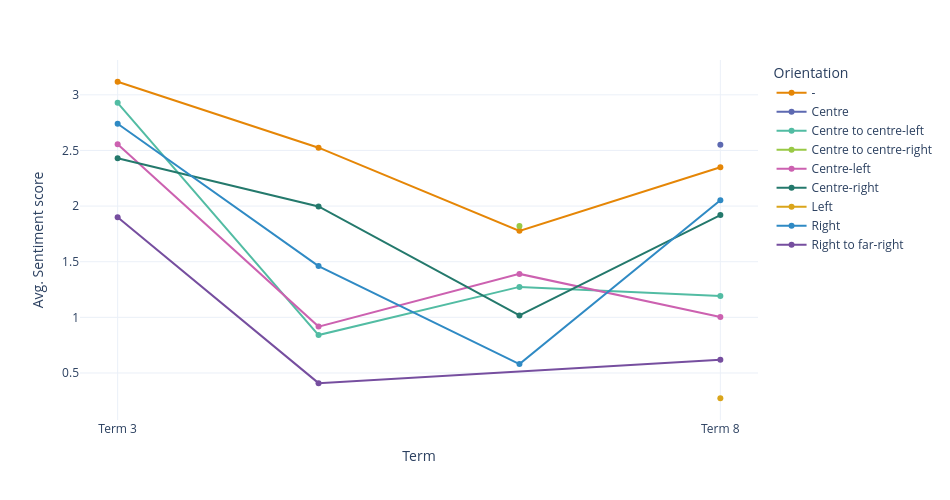

Notebook code cell kept with this figure:
### Code cell
#Political orientation x Sentiment scores (across Terms)

status_term = df.groupby(["Party_orientation", "Term"]).agg({"Senti_n":"mean"}).reset_index()
status_term

fig=px.line(status_term, x="Term", y="Senti_n", color="Party_orientation", markers=True, 
            color_discrete_sequence=px.colors.qualitative.Vivid)
fig.update_layout(
    height=500,  
    width=950,
    xaxis=dict(tickmode='linear', dtick=3),

    yaxis_title='Avg. Sentiment score',
    legend_title='Orientation',
    template='plotly_white'
)
fig.show()

### Figure 1 — Plotly figure (JSON) as saved in the notebook; plotly's stock layout.template omitted (floating-point values rounded to 4 significant figures)
{"data": [{"hovertemplate": "Party_orientation=-<br>Term=%{x}<br>Senti_n=%{y}<extra></extra>", "legendgroup": "-", "line": {"color": "rgb(229, 134, 6)", "dash": "solid"}, "marker": {"symbol": "circle"}, "mode": "lines+markers", "name": "-", "orientation": "v", "showlegend": true, "type": "scatter", "x": ["Term 3", "Term 4", "Term 6", "Term 8"], "xaxis": "x", "y": [3.118, 2.525, 1.778, 2.349], "yaxis": "y"}, {"hovertemplate": "Party_orientation=Centre<br>Term=%{x}<br>Senti_n=%{y}<extra></extra>", "legendgroup": "Centre", "line": {"color": "rgb(93, 105, 177)", "dash": "solid"}, "marker": {"symbol": "circle"}, "mode": "lines+markers", "name": "Centre", "orientation": "v", "showlegend": true, "type": "scatter", "x": ["Term 8"], "xaxis": "x", "y": [2.551], "yaxis": "y"}, {"hovertemplate": "Party_orientation=Centre to centre-left<br>Term=%{x}<br>Senti_n=%{y}<extra></extra>", "legendgroup": "Centre to centre-left", "line": {"color": "rgb(82, 188, 163)", "dash": "solid"}, "marker": {"symbol": "circle"}, "mode": "lines+markers", "name": "Centre to centre-left", "orientation": "v", "showlegend": true, "type": "scatter", "x": ["Term 3", "Term 4", "Term 6", "Term 8"], "xaxis": "x", "y": [2.928, 0.8409, 1.274, 1.193], "yaxis": "y"}, {"hovertemplate": "Party_orientation=Centre to centre-right<br>Term=%{x}<br>Senti_n=%{y}<extra></extra>", "legendgroup": "Centre to centre-right", "line": {"color": "rgb(153, 201, 69)", "dash": "solid"}, "marker": {"symbol": "circle"}, "mode": "lines+markers", "name": "Centre to centre-right", "orientation": "v", "showlegend": true, "type": "scatter", "x": ["Term 6"], "xaxis": "x", "y": [1.822], "yaxis": "y"}, {"hovertemplate": "Party_orientation=Centre-left<br>Term=%{x}<br>Senti_n=%{y}<extra></extra>", "legendgroup": "Centre-left", "line": {"color": "rgb(204, 97, 176)", "dash": "solid"}, "marker": {"symbol": "circle"}, "mode": "lines+markers", "name": "Centre-left", "orientation": "v", "showlegend": true, "type": "scatter", "x": ["Term 3", "Term 4", "Term 6", "Term 8"], "xaxis": "x", "y": [2.555, 0.9169, 1.391, 1.004], "yaxis": "y"}, {"hovertemplate": "Party_orientation=Centre-right<br>Term=%{x}<br>Senti_n=%{y}<extra></extra>", "legendgroup": "Centre-right", "line": {"color": "rgb(36, 121, 108)", "dash": "solid"}, "marker": {"symbol": "circle"}, "mode": "lines+markers", "name": "Centre-right", "orientation": "v", "showlegend": true, "type": "scatter", "x": ["Term 3", "Term 4", "Term 6", "Term 8"], "xaxis": "x", "y": [2.43, 1.997, 1.018, 1.919], "yaxis": "y"}, {"hovertemplate": "Party_orientation=Left<br>Term=%{x}<br>Senti_n=%{y}<extra></extra>", "legendgroup": "Left", "line": {"color": "rgb(218, 165, 27)", "dash": "solid"}, "marker": {"symbol": "circle"}, "mode": "lines+markers", "name": "Left", "orientation": "v", "showlegend": true, "type": "scatter", "x": ["Term 8"], "xaxis": "x", "y": [0.273], "yaxis": "y"}, {"hovertemplate": "Party_orientation=Right<br>Term=%{x}<br>Senti_n=%{y}<extra></extra>", "legendgroup": "Right", "line": {"color": "rgb(47, 138, 196)", "dash": "solid"}, "marker": {"symbol": "circle"}, "mode": "lines+markers", "name": "Right", "orientation": "v", "showlegend": true, "type": "scatter", "x": ["Term 3", "Term 4", "Term 6", "Term 8"], "xaxis": "x", "y": [2.74, 1.461, 0.5804, 2.053], "yaxis": "y"}, {"hovertemplate": "Party_orientation=Right to far-right<br>Term=%{x}<br>Senti_n=%{y}<extra></extra>", "legendgroup": "Right to far-right", "line": {"color": "rgb(118, 78, 159)", "dash": "solid"}, "marker": {"symbol": "circle"}, "mode": "lines+markers", "name": "Right to far-right", "orientation": "v", "showlegend": true, "type": "scatter", "x": ["Term 3", "Term 4", "Term 8"], "xaxis": "x", "y": [1.9, 0.4087, 0.6183], "yaxis": "y"}], "layout": {"height": 500, "legend": {"title": {"text": "Orientation"}, "tracegroupgap": 0}, "margin": {"t": 60}, "width": 950, "xaxis": {"anchor": "y", "domain": [0, 1], "dtick": 3, "tickmode": "linear", "title": {"text": "Term"}}, "yaxis": {"anchor": "x", "domain": [0, 1], "title": {"text": "Avg. Sentiment score"}}}}
